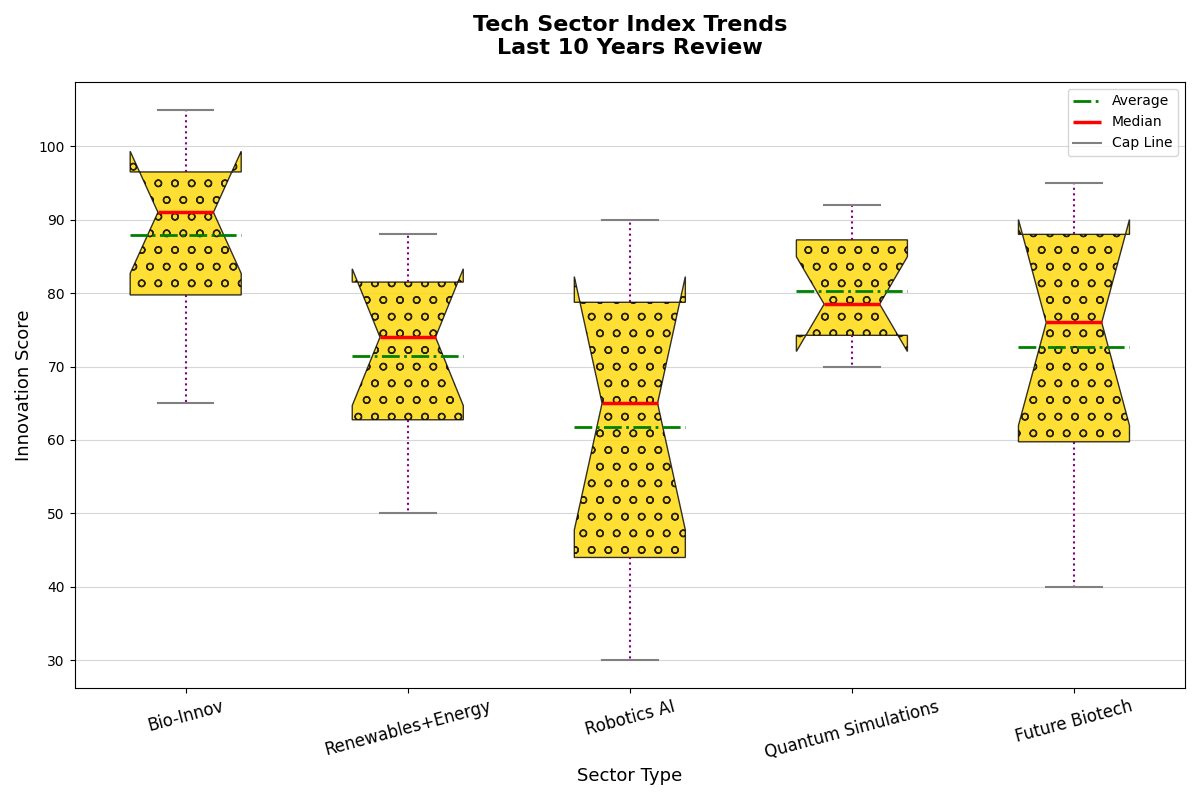

Write the Python code that produced this figure.
import matplotlib.pyplot as plt
import numpy as np

sectors = ["Bio-Innov", "Renewables+Energy", "Robotics AI", "Quantum Simulations", "Future Biotech"]
innovation_data = [
    [65, 78, 85, 72, 90, 92, 97, 95, 105, 100], 
    [70, 62, 50, 65, 78, 80, 88, 82, 85, 55],  
    [30, 35, 42, 50, 75, 70, 80, 90, 85, 60],  
    [72, 74, 70, 75, 77, 80, 85, 88, 92, 90],  
    [40, 50, 65, 58, 72, 85, 80, 93, 95, 89],  
]

fig, ax = plt.subplots(figsize=(12, 8))

bp = ax.boxplot(innovation_data, vert=True, patch_artist=True, 
                notch=True, showmeans=True, meanline=True,
                meanprops=dict(linestyle='-.', linewidth=2.0, color='green'))

single_color = '#FFD700'
hatch = 'o'
for patch in bp['boxes']:
    patch.set(facecolor=single_color, hatch=hatch, alpha=0.8)

for median in bp['medians']:
    median.set(color='red', linewidth=2.5)
for whisker in bp['whiskers']:
    whisker.set(color='purple', linewidth=1.5, linestyle=':')
for cap in bp['caps']:
    cap.set(color='grey', linewidth=1.5)

ax.set_title('Tech Sector Index Trends\nLast 10 Years Review', 
             fontsize=16, fontweight='bold', pad=20)
ax.set_xlabel('Sector Type', fontsize=13)
ax.set_ylabel('Innovation Score', fontsize=13)
ax.set_xticks(np.arange(1, len(sectors) + 1))
ax.set_xticklabels(sectors, fontsize=12, rotation=15)

ax.yaxis.grid(True, linestyle='-', alpha=0.5)

boxplot_elements = [bp['means'][0], bp['medians'][0], bp['caps'][0]]
ax.legend(boxplot_elements, ['Average', 'Median', 'Cap Line'], loc='upper right')

plt.tight_layout()
plt.show()
